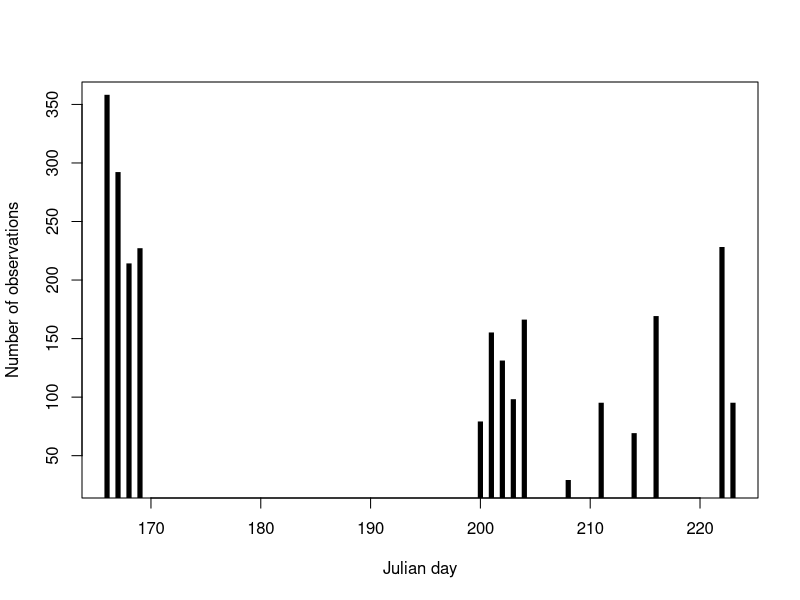

Generate this figure with R:

## Reshape data

data01 <- read.csv("../data/raw_data/occurrence_data/2020-11-12-1400_occurrences.csv", stringsAsFactors=FALSE)

## How many records were there?
nrow(data01)
#[1] 2375

## How many unique identifications were there?
length(unique(data01$SCIENTIFIC_NAME))
#[1] 975

## Are all of the species X event records unique? (It is possible that some MOTUs ended up with the same identificaions.)
nrow(unique(data01[,c("SCIENTIFIC_NAME", "SPEC_LOCALITY", "BEGAN_DATE")]))
#[1] 2375
## Yes, it appears that they are all unique.

## I think it will be most handy to use Julian dates.
data01$BEGAN_DATE <- as.Date(data01$BEGAN_DATE)
data01$julian_day <- as.numeric(format(data01$BEGAN_DATE, "%j"))

## Summarize the number of records per day.
ag01 <- aggregate(data01$GUID, by=list(data01$julian_day), length)
names(ag01) <- c("julian_day", "n_observations")

## Plot number of observations versus Julian day.
width <- 600
png(filename=paste0("../documents/images/", format(Sys.time(), format="%Y-%m-%d-%H%M"), "_observations_vs_julian_day.png"),
 width=width,
 height=round(width/1.618),
 pointsize=12
 )
plot(ag01$julian_day,
 ag01$n_observations,
 type="h",
 xlab="Julian day",
 ylab="Number of observations",
 lwd=5,
 lend=2
 )
dev.off()
## It might make more sense to plot the number of observations per unit effort.


